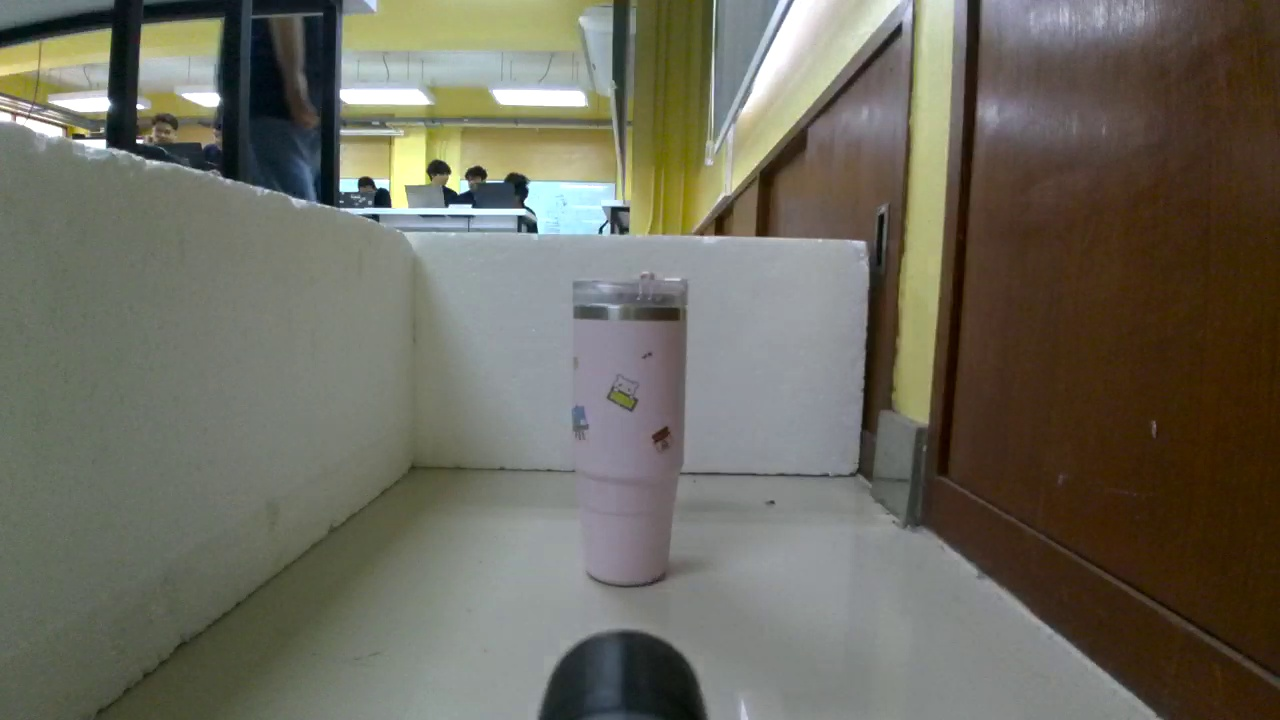
#> input picture image/capture_1756180004.jpg, 1280 x 720 px, found by its file name; the run also reads 1 picture not shown here
$ jupyter execute template_matching.ipynb
#> lines starting #> are read from the running program, lines starting #| are printed output that depends on the picture
[cell 1]
import cv2
import numpy as np
import matplotlib.pyplot as plt

# ------------------------------
# 1. โหลดภาพหลัก
# ------------------------------
image = cv2.imread("C:/Users/User/.vscode/AI2.1/robot/work/image/capture_1756180004.jpg")
#> image is the input picture: shape (720, 1280, 3); mean B, G, R 94.2, 106.5, 108.5
if image is None:
    raise FileNotFoundError("main_image.jpg not found")
image_rgb = cv2.cvtColor(image, cv2.COLOR_BGR2RGB)

# ------------------------------
# 2. โหลด template สามชุด
# ------------------------------

template1 = "C:/Users/User/.vscode/AI2.1/robot/work/image/template/template_pic1_x_573_y_276_w_115_h_312.jpg"
template2 = "C:/Users/User/.vscode/AI2.1/robot/work/image/template/template_pic2_x_634_y_291_w_50_h_134.jpg"
template3 = "C:/Users/User/.vscode/AI2.1/robot/work/image/template/template_pic3_x_629_y_291_w_35_h_92.jpg"

template_files = [template1, template2, template3]
templates = []
for f in template_files:
    tmpl = cv2.imread(f)
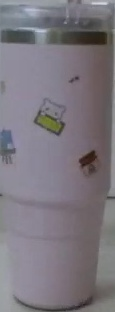
#> input picture image/template/template_pic1_x_573_y_276_w_115_h_312.jpg, 115 x 312 px, found by its file name
#> tmpl is the input picture: shape (312, 115, 3); mean B, G, R 125.9, 118.4, 123.7
    if tmpl is None:
        raise FileNotFoundError(f"{f} not found")
    templates.append(cv2.cvtColor(tmpl, cv2.COLOR_BGR2RGB))

# ------------------------------
# 3. ฟังก์ชัน matching RGB + multiple detections
# ------------------------------
def match_template_multiple(img, tmpl, threshold=0.8):
    # แยก channel แล้ว match เฉลี่ยผลลัพธ์
    results = []
    for c in range(3):  # R,G,B
        res = cv2.matchTemplate(img[:,:,c], tmpl[:,:,c], cv2.TM_CCOEFF_NORMED)
        results.append(res)
    result = np.mean(results, axis=0)

    # หา location ที่ score >= threshold
    locations = np.where(result >= threshold)
    boxes = []
    h, w, _ = tmpl.shape
    for pt in zip(*locations[::-1]):  # แปลง (row, col) -> (x, y)
        boxes.append((pt, (pt[0]+w, pt[1]+h)))
    return boxes, result

# ------------------------------
# 4. ทำ matching สำหรับทุก template
# ------------------------------
threshold = 0.9
matched_results = []
for tmpl in templates:
    boxes, result = match_template_multiple(image_rgb, tmpl, threshold)

    img_copy = image_rgb.copy()
    for top_left, bottom_right in boxes:
        cv2.rectangle(img_copy, top_left, bottom_right, (0, 255, 0), 2)

    matched_results.append((img_copy, tmpl, len(boxes)))
#> this loop made 3 passes
#> (locations in match_template_multiple, h in match_template_multiple, w in match_template_multiple) on passes 1 to 3: (31 positions, rows 274 to 278, columns 570 to 576, 312, 115), ((empty array, empty array), 134, 50), ((empty array, empty array), 92, 35)
#> pass 1, in match_template_multiple, `result = np.mean(results, axis=0)`:
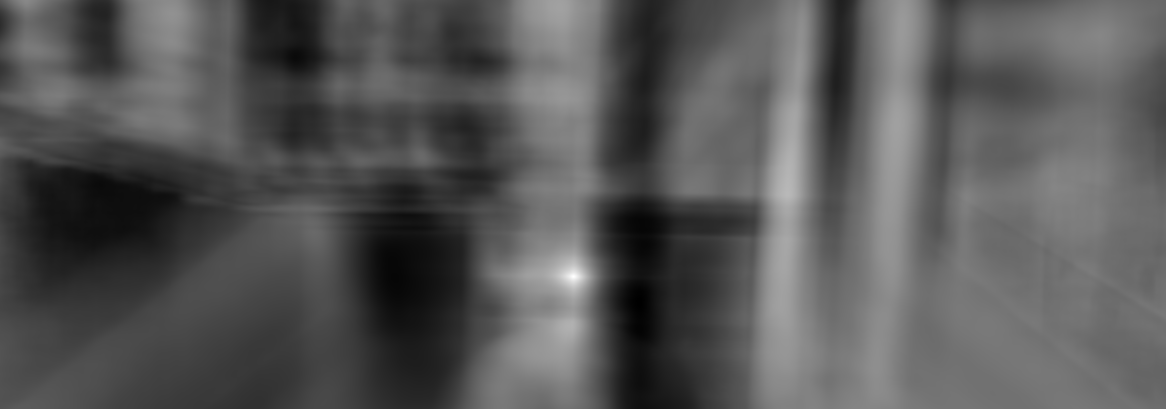
#> result: shape (409, 1166) float32; min -0.503, max 0.999, mean 0.0104; drawn with min black and max white
#> pass 2, in match_template_multiple (call 2), `result = np.mean(results, axis=0)`:
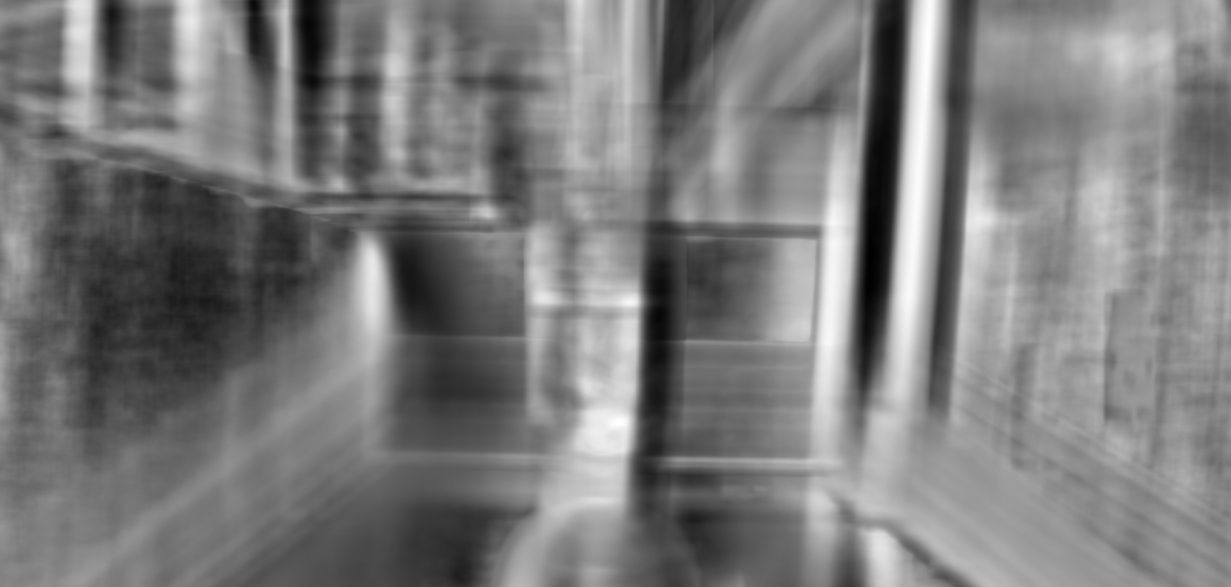
#> result: shape (587, 1231) float32; min -0.659, max 0.688, mean -0.00639; drawn with min black and max white
#> pass 3, in match_template_multiple (call 3), `result = np.mean(results, axis=0)`:
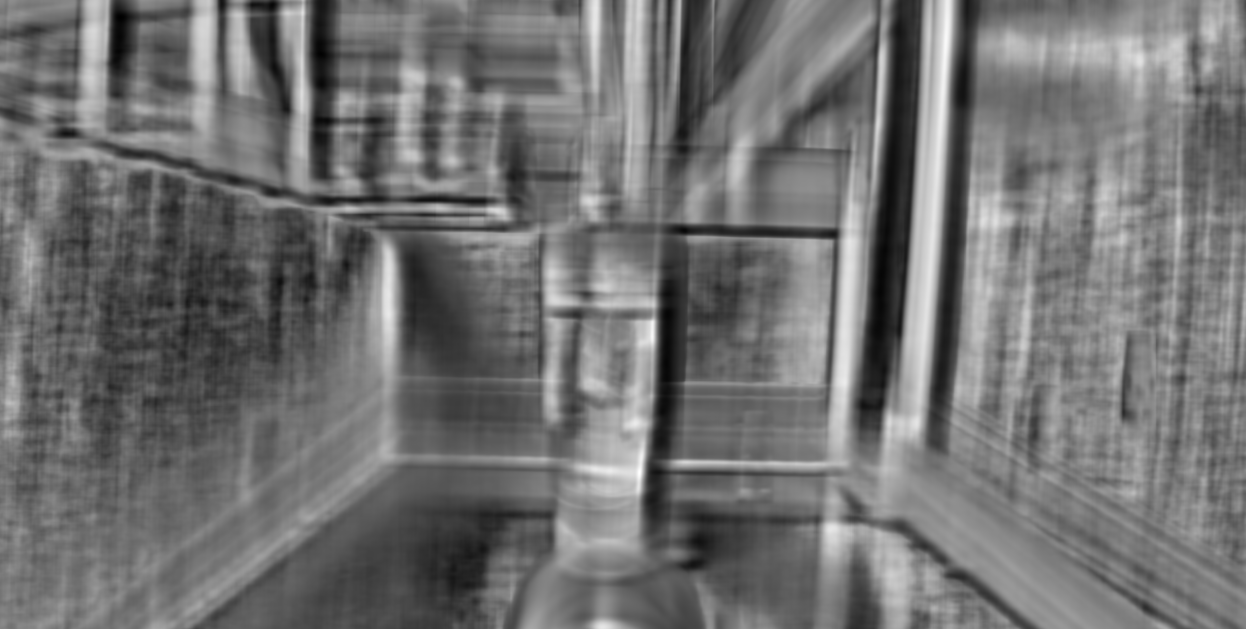
#> result: shape (629, 1246) float32; min -0.466, max 0.574, mean -0.00365; drawn with min black and max white
#> after the loop, matched_results = 3 items

# ------------------------------
# 5. แสดงผลด้วย subplot
# ------------------------------
plt.figure(figsize=(15, 8))
for i, (img_res, tmpl_res, n_boxes) in enumerate(matched_results):
    # แถวบน: template
    plt.subplot(2, len(matched_results), i+1)
    plt.imshow(tmpl_res)
    plt.title(f"Template {i+1}")
    plt.axis("off")

    # แถวล่าง: ผล matching บนภาพ
    plt.subplot(2, len(matched_results), i+1+len(matched_results))
    plt.imshow(img_res)
    plt.title(f"Matches: {n_boxes}")
    plt.axis("off")
#> this loop made 3 passes
#> n_boxes on passes 1 to 3: 31, 0, 0

plt.tight_layout()
plt.show()
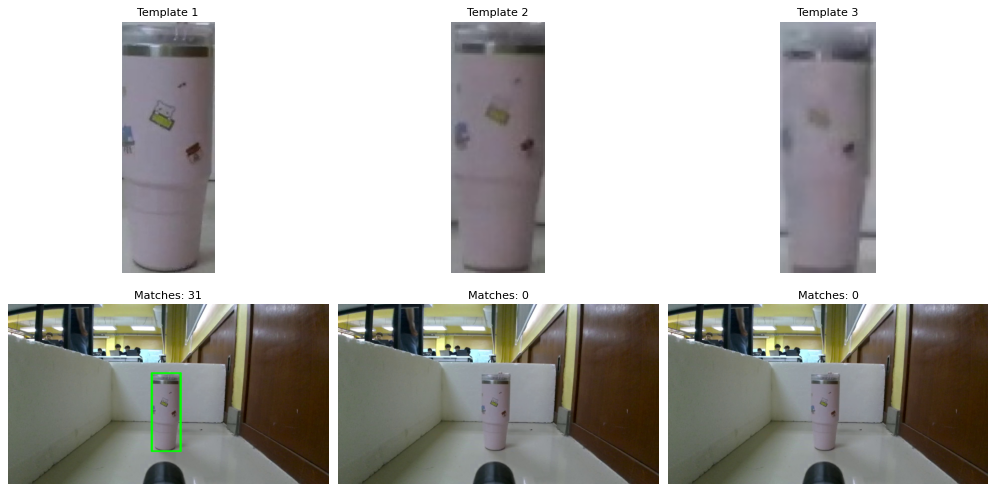
#> figure drawn by matplotlib, 6 panels
